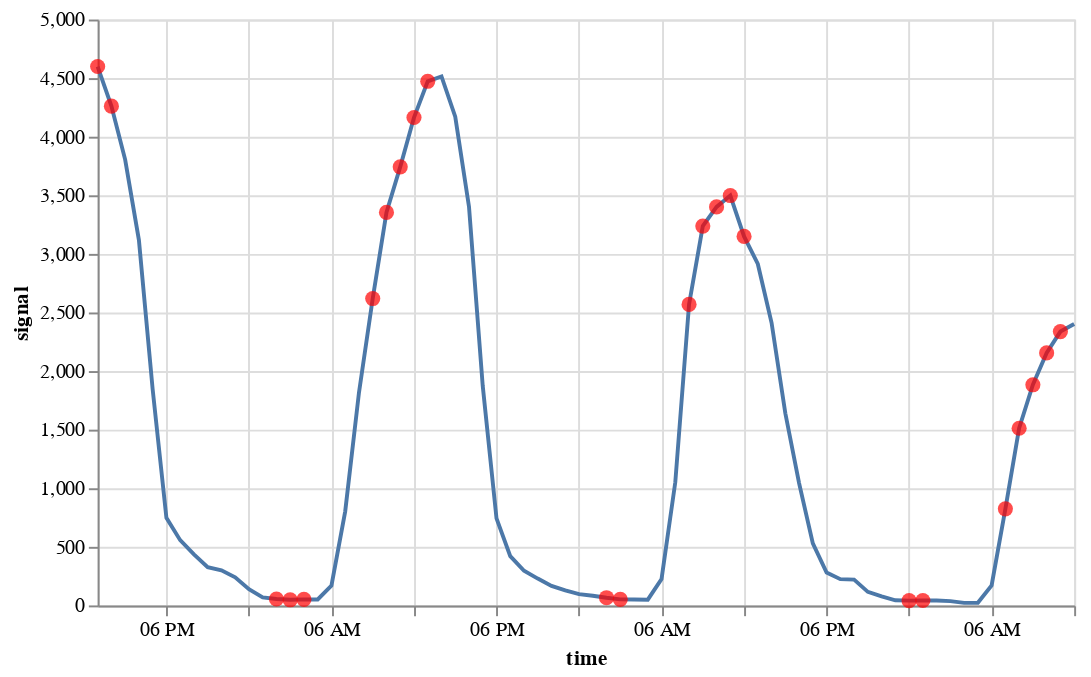

This figure's notebook cell:
### Code cell
on.plots.anomalies(test[:72], predetected[:72])

### Figure 1 — Vega specification as saved in the notebook (floating-point values rounded to 4 significant figures)
{"$schema": "https://vega.github.io/schema/vega/v5.json", "data": [{"name": "source_0", "values": [{"anomaly": 1.0, "signal": 4599.0, "time": "2015-09-13T13:00:00.000"}, {"anomaly": 1.0, "signal": 4261.0, "time": "2015-09-13T14:00:00.000"}, {"anomaly": 0.0, "signal": 3805.0, "time": "2015-09-13T15:00:00.000"}, {"anomaly": 0.0, "signal": 3118.0, "time": "2015-09-13T16:00:00.000"}, {"anomaly": 0.0, "signal": 1844.0, "time": "2015-09-13T17:00:00.000"}, {"anomaly": 0.0, "signal": 747.0, "time": "2015-09-13T18:00:00.000"}, {"anomaly": 0.0, "signal": 557.0, "time": "2015-09-13T19:00:00.000"}, {"anomaly": 0.0, "signal": 436.0, "time": "2015-09-13T20:00:00.000"}, {"anomaly": 0.0, "signal": 327.0, "time": "2015-09-13T21:00:00.000"}, {"anomaly": 0.0, "signal": 300.0, "time": "2015-09-13T22:00:00.000"}, {"anomaly": 0.0, "signal": 240.0, "time": "2015-09-13T23:00:00.000"}, {"anomaly": 0.0, "signal": 138.0, "time": "2015-09-14T00:00:00.000"}, {"anomaly": 0.0, "signal": 69.0, "time": "2015-09-14T01:00:00.000"}, {"anomaly": 1.0, "signal": 55.0, "time": "2015-09-14T02:00:00.000"}, {"anomaly": 1.0, "signal": 48.0, "time": "2015-09-14T03:00:00.000"}, {"anomaly": 1.0, "signal": 52.0, "time": "2015-09-14T04:00:00.000"}, {"anomaly": 0.0, "signal": 51.0, "time": "2015-09-14T05:00:00.000"}, {"anomaly": 0.0, "signal": 170.0, "time": "2015-09-14T06:00:00.000"}, {"anomaly": 0.0, "signal": 803.0, "time": "2015-09-14T07:00:00.000"}, {"anomaly": 0.0, "signal": 1816.0, "time": "2015-09-14T08:00:00.000"}, {"anomaly": 1.0, "signal": 2619.0, "time": "2015-09-14T09:00:00.000"}, {"anomaly": 1.0, "signal": 3354.0, "time": "2015-09-14T10:00:00.000"}, {"anomaly": 1.0, "signal": 3743.0, "time": "2015-09-14T11:00:00.000"}, {"anomaly": 1.0, "signal": 4164.0, "time": "2015-09-14T12:00:00.000"}, {"anomaly": 1.0, "signal": 4473.0, "time": "2015-09-14T13:00:00.000"}, {"anomaly": 0.0, "signal": 4514.0, "time": "2015-09-14T14:00:00.000"}, {"anomaly": 0.0, "signal": 4171.0, "time": "2015-09-14T15:00:00.000"}, {"anomaly": 0.0, "signal": 3403.0, "time": "2015-09-14T16:00:00.000"}, {"anomaly": 0.0, "signal": 1872.0, "time": "2015-09-14T17:00:00.000"}, {"anomaly": 0.0, "signal": 743.0, "time": "2015-09-14T18:00:00.000"}, {"anomaly": 0.0, "signal": 421.0, "time": "2015-09-14T19:00:00.000"}, {"anomaly": 0.0, "signal": 296.0, "time": "2015-09-14T20:00:00.000"}, {"anomaly": 0.0, "signal": 229.0, "time": "2015-09-14T21:00:00.000"}, {"anomaly": 0.0, "signal": 167.0, "time": "2015-09-14T22:00:00.000"}, {"anomaly": 0.0, "signal": 128.0, "time": "2015-09-14T23:00:00.000"}, {"anomaly": 0.0, "signal": 96.0, "time": "2015-09-15T00:00:00.000"}, {"anomaly": 0.0, "signal": 83.0, "time": "2015-09-15T01:00:00.000"}, {"anomaly": 1.0, "signal": 66.0, "time": "2015-09-15T02:00:00.000"}, {"anomaly": 1.0, "signal": 52.0, "time": "2015-09-15T03:00:00.000"}, {"anomaly": 0.0, "signal": 51.0, "time": "2015-09-15T04:00:00.000"}, {"anomaly": 0.0, "signal": 49.0, "time": "2015-09-15T05:00:00.000"}, {"anomaly": 0.0, "signal": 225.0, "time": "2015-09-15T06:00:00.000"}, {"anomaly": 0.0, "signal": 1052.0, "time": "2015-09-15T07:00:00.000"}, {"anomaly": 1.0, "signal": 2569.0, "time": "2015-09-15T08:00:00.000"}, {"anomaly": 1.0, "signal": 3237.0, "time": "2015-09-15T09:00:00.000"}, {"anomaly": 1.0, "signal": 3401.0, "time": "2015-09-15T10:00:00.000"}, {"anomaly": 1.0, "signal": 3498.0, "time": "2015-09-15T11:00:00.000"}, {"anomaly": 1.0, "signal": 3149.0, "time": "2015-09-15T12:00:00.000"}, {"anomaly": 0.0, "signal": 2914.0, "time": "2015-09-15T13:00:00.000"}, {"anomaly": 0.0, "signal": 2412.0, "time": "2015-09-15T14:00:00.000"}, {"anomaly": 0.0, "signal": 1640.0, "time": "2015-09-15T15:00:00.000"}, {"anomaly": 0.0, "signal": 1044.0, "time": "2015-09-15T16:00:00.000"}, {"anomaly": 0.0, "signal": 529.0, "time": "2015-09-15T17:00:00.000"}, {"anomaly": 0.0, "signal": 281.0, "time": "2015-09-15T18:00:00.000"}, {"anomaly": 0.0, "signal": 224.0, "time": "2015-09-15T19:00:00.000"}, {"anomaly": 0.0, "signal": 220.0, "time": "2015-09-15T20:00:00.000"}, {"anomaly": 0.0, "signal": 116.0, "time": "2015-09-15T21:00:00.000"}, {"anomaly": 0.0, "signal": 77.0, "time": "2015-09-15T22:00:00.000"}, {"anomaly": 0.0, "signal": 44.0, "time": "2015-09-15T23:00:00.000"}, {"anomaly": 1.0, "signal": 41.0, "time": "2015-09-16T00:00:00.000"}, {"anomaly": 1.0, "signal": 42.0, "time": "2015-09-16T01:00:00.000"}, {"anomaly": 0.0, "signal": 42.0, "time": "2015-09-16T02:00:00.000"}, {"anomaly": 0.0, "signal": 37.0, "time": "2015-09-16T03:00:00.000"}, {"anomaly": 0.0, "signal": 22.0, "time": "2015-09-16T04:00:00.000"}, {"anomaly": 0.0, "signal": 23.0, "time": "2015-09-16T05:00:00.000"}, {"anomaly": 0.0, "signal": 171.0, "time": "2015-09-16T06:00:00.000"}, {"anomaly": 1.0, "signal": 824.0, "time": "2015-09-16T07:00:00.000"}, {"anomaly": 1.0, "signal": 1512.0, "time": "2015-09-16T08:00:00.000"}, {"anomaly": 1.0, "signal": 1883.0, "time": "2015-09-16T09:00:00.000"}, {"anomaly": 1.0, "signal": 2155.0, "time": "2015-09-16T10:00:00.000"}, {"anomaly": 1.0, "signal": 2337.0, "time": "2015-09-16T11:00:00.000"}, {"anomaly": 0.0, "signal": 2402.0, "time": "2015-09-16T12:00:00.000"}], "transform": [{"type": "formula", "expr": "toDate(datum['time'])", "as": "time"}]}, {"name": "data_0", "values": [{"signal": 4599.0, "time": "2015-09-13T13:00:00.000"}, {"signal": 4261.0, "time": "2015-09-13T14:00:00.000"}, {"signal": 55.0, "time": "2015-09-14T02:00:00.000"}, {"signal": 48.0, "time": "2015-09-14T03:00:00.000"}, {"signal": 52.0, "time": "2015-09-14T04:00:00.000"}, {"signal": 2619.0, "time": "2015-09-14T09:00:00.000"}, {"signal": 3354.0, "time": "2015-09-14T10:00:00.000"}, {"signal": 3743.0, "time": "2015-09-14T11:00:00.000"}, {"signal": 4164.0, "time": "2015-09-14T12:00:00.000"}, {"signal": 4473.0, "time": "2015-09-14T13:00:00.000"}, {"signal": 66.0, "time": "2015-09-15T02:00:00.000"}, {"signal": 52.0, "time": "2015-09-15T03:00:00.000"}, {"signal": 2569.0, "time": "2015-09-15T08:00:00.000"}, {"signal": 3237.0, "time": "2015-09-15T09:00:00.000"}, {"signal": 3401.0, "time": "2015-09-15T10:00:00.000"}, {"signal": 3498.0, "time": "2015-09-15T11:00:00.000"}, {"signal": 3149.0, "time": "2015-09-15T12:00:00.000"}, {"signal": 41.0, "time": "2015-09-16T00:00:00.000"}, {"signal": 42.0, "time": "2015-09-16T01:00:00.000"}, {"signal": 824.0, "time": "2015-09-16T07:00:00.000"}, {"signal": 1512.0, "time": "2015-09-16T08:00:00.000"}, {"signal": 1883.0, "time": "2015-09-16T09:00:00.000"}, {"signal": 2155.0, "time": "2015-09-16T10:00:00.000"}, {"signal": 2337.0, "time": "2015-09-16T11:00:00.000"}], "transform": [{"type": "formula", "expr": "toDate(datum['time'])", "as": "time"}]}], "marks": [{"type": "line", "name": "layer_0_marks", "from": {"data": "source_0"}, "sort": {"field": "datum[\"time\"]"}, "encode": {"update": {"y": {"field": "signal", "scale": "y"}, "x": {"field": "time", "scale": "x"}, "description": {"signal": "\"time: \" + (timeFormat(datum[\"time\"], '%b %d, %Y')) + \"; signal: \" + (format(datum[\"signal\"], \"\"))"}, "defined": {"signal": "isValid(datum[\"time\"]) && isFinite(+datum[\"time\"]) && isValid(datum[\"signal\"]) && isFinite(+datum[\"signal\"])"}, "stroke": {"value": "#4c78a8"}}}, "style": ["line"]}, {"type": "symbol", "name": "layer_1_marks", "from": {"data": "data_0"}, "encode": {"update": {"opacity": {"value": 0.7}, "description": {"signal": "\"time: \" + (timeFormat(datum[\"time\"], '%b %d, %Y')) + \"; signal: \" + (format(datum[\"signal\"], \"\"))"}, "ariaRoleDescription": {"value": "circle"}, "y": {"field": "signal", "scale": "y"}, "fill": {"value": "red"}, "size": {"value": 60}, "shape": {"value": "circle"}, "x": {"field": "time", "scale": "x"}}}, "style": ["circle"]}], "scales": [{"name": "x", "type": "time", "domain": {"fields": [{"data": "source_0", "field": "time"}, {"data": "data_0", "field": "time"}]}, "range": [0, {"signal": "width"}]}, {"name": "y", "type": "linear", "domain": {"fields": [{"data": "source_0", "field": "signal"}, {"data": "data_0", "field": "signal"}]}, "range": [{"signal": "height"}, 0], "nice": true, "zero": true}], "axes": [{"scale": "x", "zindex": 0, "maxExtent": 0, "aria": false, "orient": "bottom", "gridScale": "y", "tickCount": {"signal": "ceil(width/40)"}, "labels": false, "grid": true, "minExtent": 0, "ticks": false, "domain": false}, {"scale": "y", "labels": false, "domain": false, "aria": false, "maxExtent": 0, "orient": "left", "ticks": false, "grid": true, "minExtent": 0, "gridScale": "x", "zindex": 0, "tickCount": {"signal": "ceil(height/40)"}}, {"scale": "x", "labelFlush": true, "title": "time", "grid": false, "orient": "bottom", "tickCount": {"signal": "ceil(width/40)"}, "labelOverlap": true, "zindex": 0}, {"scale": "y", "tickCount": {"signal": "ceil(height/40)"}, "title": "signal", "labelOverlap": true, "zindex": 0, "grid": false, "orient": "left"}], "background": "white", "height": 300, "width": 500, "padding": 5, "style": "cell"}
